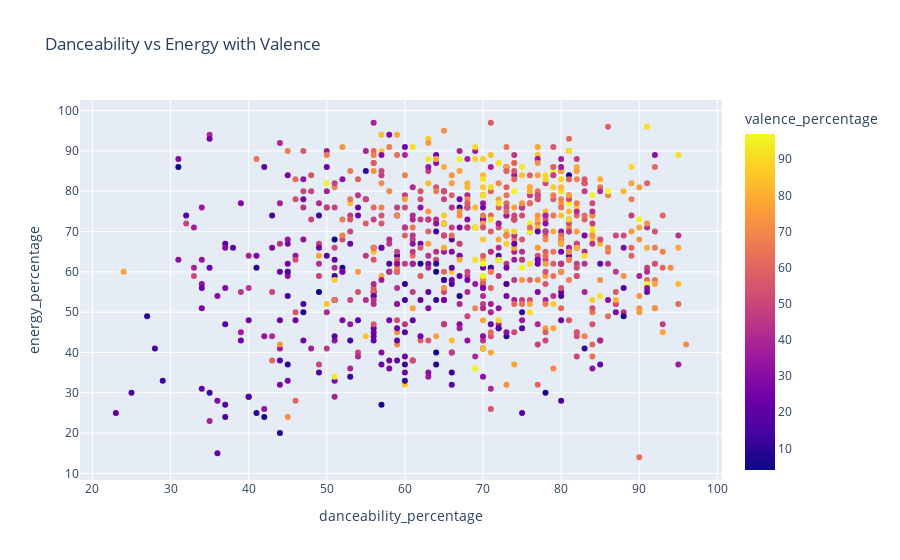

Write notebook code for a chart like this one.
### Code cell
# Create an interactive scatter plot
scatter_fig = px.scatter(sptf, x='danceability_percentage', y='energy_percentage', color='valence_percentage',
                         hover_name='track_name', title='Danceability vs Energy with Valence')
scatter_fig.show()

### Figure 1 — Plotly figure (JSON) as saved in the notebook; plotly's stock layout.template omitted (floating-point values rounded to 4 significant figures; data arrays with more than 128 entries replaced by an {"elided": "..."} marker saying what was removed)
{"data": [{"hovertemplate": "<b>%{hovertext}</b><br><br>danceability_percentage=%{x}<br>energy_percentage=%{y}<br>valence_percentage=%{marker.color}<extra></extra>", "hovertext": {"elided": "857 str values"}, "legendgroup": "", "marker": {"color": {"elided": "857 int values"}, "coloraxis": "coloraxis", "symbol": "circle"}, "mode": "markers", "name": "", "orientation": "v", "showlegend": false, "type": "scatter", "x": {"elided": "857 int values"}, "xaxis": "x", "y": {"elided": "857 int values"}, "yaxis": "y"}], "layout": {"coloraxis": {"colorbar": {"title": {"text": "valence_percentage"}}, "colorscale": [[0, "#0d0887"], [0.1111, "#46039f"], [0.2222, "#7201a8"], [0.3333, "#9c179e"], [0.4444, "#bd3786"], [0.5556, "#d8576b"], [0.6667, "#ed7953"], [0.7778, "#fb9f3a"], [0.8889, "#fdca26"], [1, "#f0f921"]]}, "legend": {"tracegroupgap": 0}, "title": {"text": "Danceability vs Energy with Valence"}, "xaxis": {"anchor": "y", "domain": [0, 1], "title": {"text": "danceability_percentage"}}, "yaxis": {"anchor": "x", "domain": [0, 1], "title": {"text": "energy_percentage"}}}}
